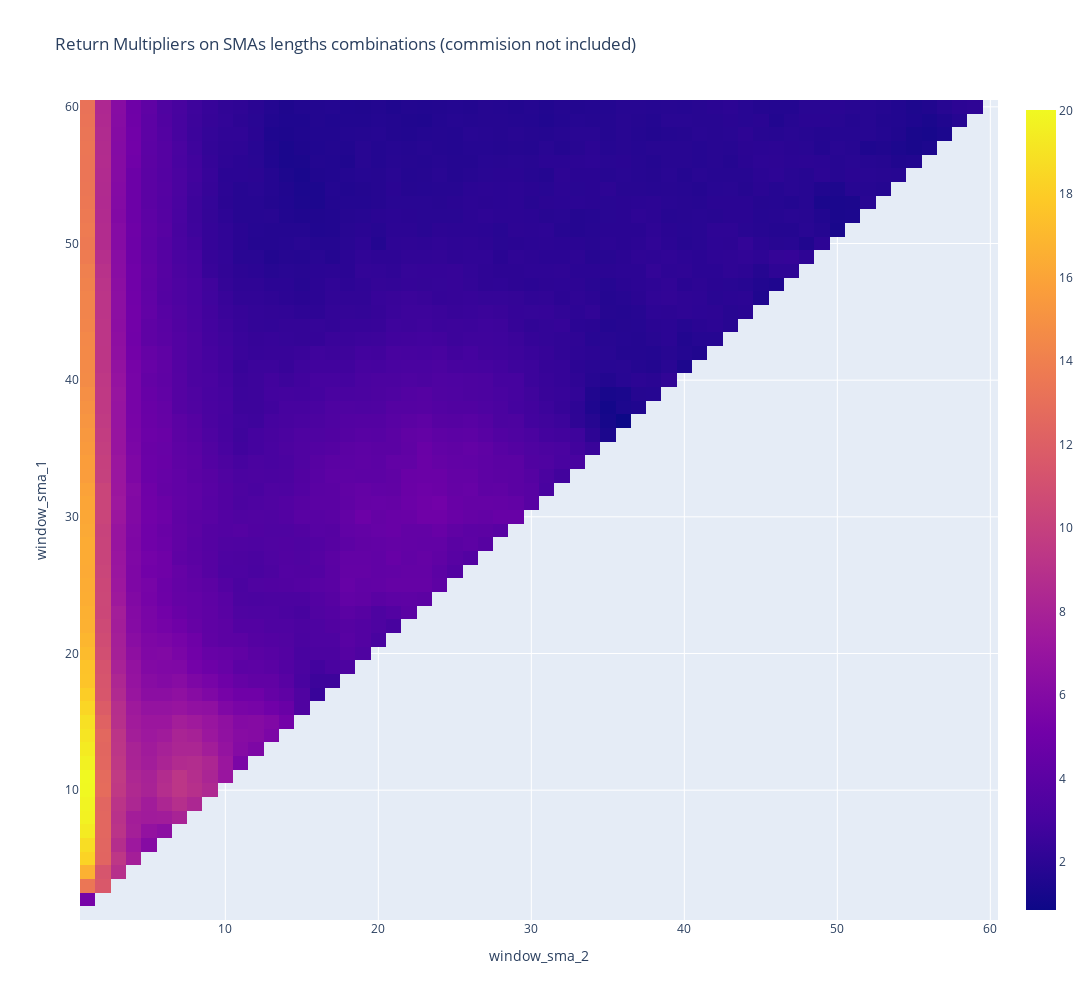

Here is the notebook cell this chart was saved with:
### Code cell
heatmap(data=results_no_commision_SMA, 
        values='return_multiplier_strategy', 
        index='window_sma_1', 
        columns='window_sma_2', 
        title='Return Multipliers on SMAs lengths combinations (commision not included)', 
        size=(1000,1200))

### Figure 1 — Plotly figure (JSON) as saved in the notebook; plotly's stock layout.template omitted (floating-point values rounded to 4 significant figures; data arrays with more than 128 entries replaced by an {"elided": "..."} marker saying what was removed)
{"data": [{"hovertemplate": "Combination: (%{x}, %{y})<br>Value: %{z}<extra></extra>", "type": "heatmap", "x": [1, 2, 3, 4, 5, 6, 7, 8, 9, 10, 11, 12, 13, 14, 15, 16, 17, 18, 19, 20, 21, 22, 23, 24, 25, 26, 27, 28, 29, 30, 31, 32, 33, 34, 35, 36, 37, 38, 39, 40, 41, 42, 43, 44, 45, 46, 47, 48, 49, 50, 51, 52, 53, 54, 55, 56, 57, 58, 59, 60], "y": [1, 2, 3, 4, 5, 6, 7, 8, 9, 10, 11, 12, 13, 14, 15, 16, 17, 18, 19, 20, 21, 22, 23, 24, 25, 26, 27, 28, 29, 30, 31, 32, 33, 34, 35, 36, 37, 38, 39, 40, 41, 42, 43, 44, 45, 46, 47, 48, 49, 50, 51, 52, 53, 54, 55, 56, 57, 58, 59, 60], "z": {"elided": "60x60 float values"}}], "layout": {"height": 1000, "title": {"text": "Return Multipliers on SMAs lengths combinations (commision not included)"}, "width": 1200, "xaxis": {"title": {"text": "window_sma_2"}}, "yaxis": {"title": {"text": "window_sma_1"}}}}
